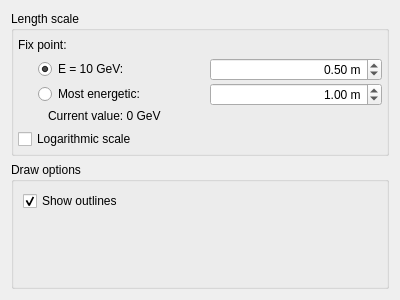
<?xml version="1.0" encoding="UTF-8"?>
<ui version="4.0">
 <class>CaloClusterSettingsDisplayForm</class>
 <widget class="QWidget" name="CaloClusterSettingsDisplayForm">
  <property name="geometry">
   <rect>
    <x>0</x>
    <y>0</y>
    <width>400</width>
    <height>300</height>
   </rect>
  </property>
  <property name="windowTitle">
   <string>Form</string>
  </property>
  <layout class="QVBoxLayout" name="verticalLayout_2">
   <item>
    <widget class="QGroupBox" name="groupBox_calocluster_scale">
     <property name="title">
      <string>Length scale</string>
     </property>
     <layout class="QVBoxLayout">
      <property name="spacing">
       <number>3</number>
      </property>
      <property name="margin">
       <number>4</number>
      </property>
      <item>
       <layout class="QHBoxLayout" name="_2">
        <item>
         <widget class="QLabel" name="label_2">
          <property name="text">
           <string>Fix point:</string>
          </property>
         </widget>
        </item>
        <item>
         <spacer>
          <property name="orientation">
           <enum>Qt::Horizontal</enum>
          </property>
          <property name="sizeType">
           <enum>QSizePolicy::Preferred</enum>
          </property>
          <property name="sizeHint" stdset="0">
           <size>
            <width>10</width>
            <height>20</height>
           </size>
          </property>
         </spacer>
        </item>
       </layout>
      </item>
      <item>
       <layout class="QHBoxLayout" name="_3">
        <item>
         <spacer>
          <property name="orientation">
           <enum>Qt::Horizontal</enum>
          </property>
          <property name="sizeType">
           <enum>QSizePolicy::Fixed</enum>
          </property>
          <property name="sizeHint" stdset="0">
           <size>
            <width>20</width>
            <height>20</height>
           </size>
          </property>
         </spacer>
        </item>
        <item>
         <layout class="QVBoxLayout" name="_4">
          <property name="spacing">
           <number>0</number>
          </property>
          <item>
           <layout class="QGridLayout" name="_5">
            <property name="verticalSpacing">
             <number>2</number>
            </property>
            <item row="0" column="0">
             <widget class="QRadioButton" name="radioButton_absoluteScale">
              <property name="toolTip">
               <string>Absolute energy scale.</string>
              </property>
              <property name="text">
               <string>E = 10 GeV:</string>
              </property>
              <property name="checked">
               <bool>true</bool>
              </property>
             </widget>
            </item>
            <item row="0" column="1">
             <widget class="QDoubleSpinBox" name="doubleSpinBox_lengthOf10GeV">
              <property name="toolTip">
               <string>Set the absolute energy scale. The value here will be the length of a cluster with an energy of 10 GeV.</string>
              </property>
              <property name="alignment">
               <set>Qt::AlignRight|Qt::AlignTrailing|Qt::AlignVCenter</set>
              </property>
              <property name="prefix">
               <string/>
              </property>
              <property name="suffix">
               <string> m</string>
              </property>
              <property name="minimum">
               <double>0.010000000000000</double>
              </property>
              <property name="maximum">
               <double>9.990000000000000</double>
              </property>
              <property name="singleStep">
               <double>0.050000000000000</double>
              </property>
              <property name="value">
               <double>0.500000000000000</double>
              </property>
             </widget>
            </item>
            <item row="1" column="0">
             <widget class="QRadioButton" name="radioButton_relativeScale">
              <property name="toolTip">
               <string>Relative scale. Set the length of the most energetic visible cluster.</string>
              </property>
              <property name="text">
               <string>Most energetic:</string>
              </property>
              <property name="checked">
               <bool>false</bool>
              </property>
             </widget>
            </item>
            <item row="1" column="1">
             <widget class="QDoubleSpinBox" name="doubleSpinBox_lengthOfMostEnergetic">
              <property name="toolTip">
               <string>Set the relative energy scale. The length here will be the length of the most energetic of the visible clusters.</string>
              </property>
              <property name="alignment">
               <set>Qt::AlignRight|Qt::AlignTrailing|Qt::AlignVCenter</set>
              </property>
              <property name="prefix">
               <string/>
              </property>
              <property name="suffix">
               <string> m</string>
              </property>
              <property name="minimum">
               <double>0.010000000000000</double>
              </property>
              <property name="maximum">
               <double>9.990000000000000</double>
              </property>
              <property name="singleStep">
               <double>0.050000000000000</double>
              </property>
              <property name="value">
               <double>1.000000000000000</double>
              </property>
             </widget>
            </item>
           </layout>
          </item>
          <item>
           <layout class="QHBoxLayout" name="_6">
            <item>
             <spacer>
              <property name="orientation">
               <enum>Qt::Horizontal</enum>
              </property>
              <property name="sizeType">
               <enum>QSizePolicy::Preferred</enum>
              </property>
              <property name="sizeHint" stdset="0">
               <size>
                <width>10</width>
                <height>20</height>
               </size>
              </property>
             </spacer>
            </item>
            <item>
             <widget class="QLabel" name="label_current_most_energetic">
              <property name="toolTip">
               <string>Energy of the most energetic cluster currently shown</string>
              </property>
              <property name="text">
               <string>Current value: 0 GeV</string>
              </property>
             </widget>
            </item>
           </layout>
          </item>
         </layout>
        </item>
       </layout>
      </item>
      <item>
       <layout class="QHBoxLayout" name="_7">
        <item>
         <widget class="QCheckBox" name="checkBox_logscale">
          <property name="toolTip">
           <string>Select to get a logarithmic rather than linear scale.</string>
          </property>
          <property name="text">
           <string>Logarithmic scale</string>
          </property>
         </widget>
        </item>
        <item>
         <spacer>
          <property name="orientation">
           <enum>Qt::Horizontal</enum>
          </property>
          <property name="sizeType">
           <enum>QSizePolicy::Preferred</enum>
          </property>
          <property name="sizeHint" stdset="0">
           <size>
            <width>40</width>
            <height>20</height>
           </size>
          </property>
         </spacer>
        </item>
       </layout>
      </item>
     </layout>
    </widget>
   </item>
   <item>
    <widget class="QGroupBox" name="groupBox_calocluster_drawsettings">
     <property name="title">
      <string>Draw options</string>
     </property>
     <layout class="QVBoxLayout" name="verticalLayout">
      <item>
       <widget class="QCheckBox" name="checkBox_showVolumeOutLines">
        <property name="toolTip">
         <string>Decorate shapes with lines at the edges (current only certain shapes such as muon chambers are supported)</string>
        </property>
        <property name="text">
         <string>Show outlines</string>
        </property>
        <property name="checked">
         <bool>true</bool>
        </property>
       </widget>
      </item>
      <item>
       <widget class="VP1DrawOptionsWidget" name="widget_drawOptions" native="true"/>
      </item>
     </layout>
    </widget>
   </item>
  </layout>
 </widget>
 <customwidgets>
  <customwidget>
   <class>VP1DrawOptionsWidget</class>
   <extends>QWidget</extends>
   <header>VP1Base/VP1DrawOptionsWidget.h</header>
   <container>1</container>
  </customwidget>
 </customwidgets>
 <resources/>
 <connections/>
</ui>
